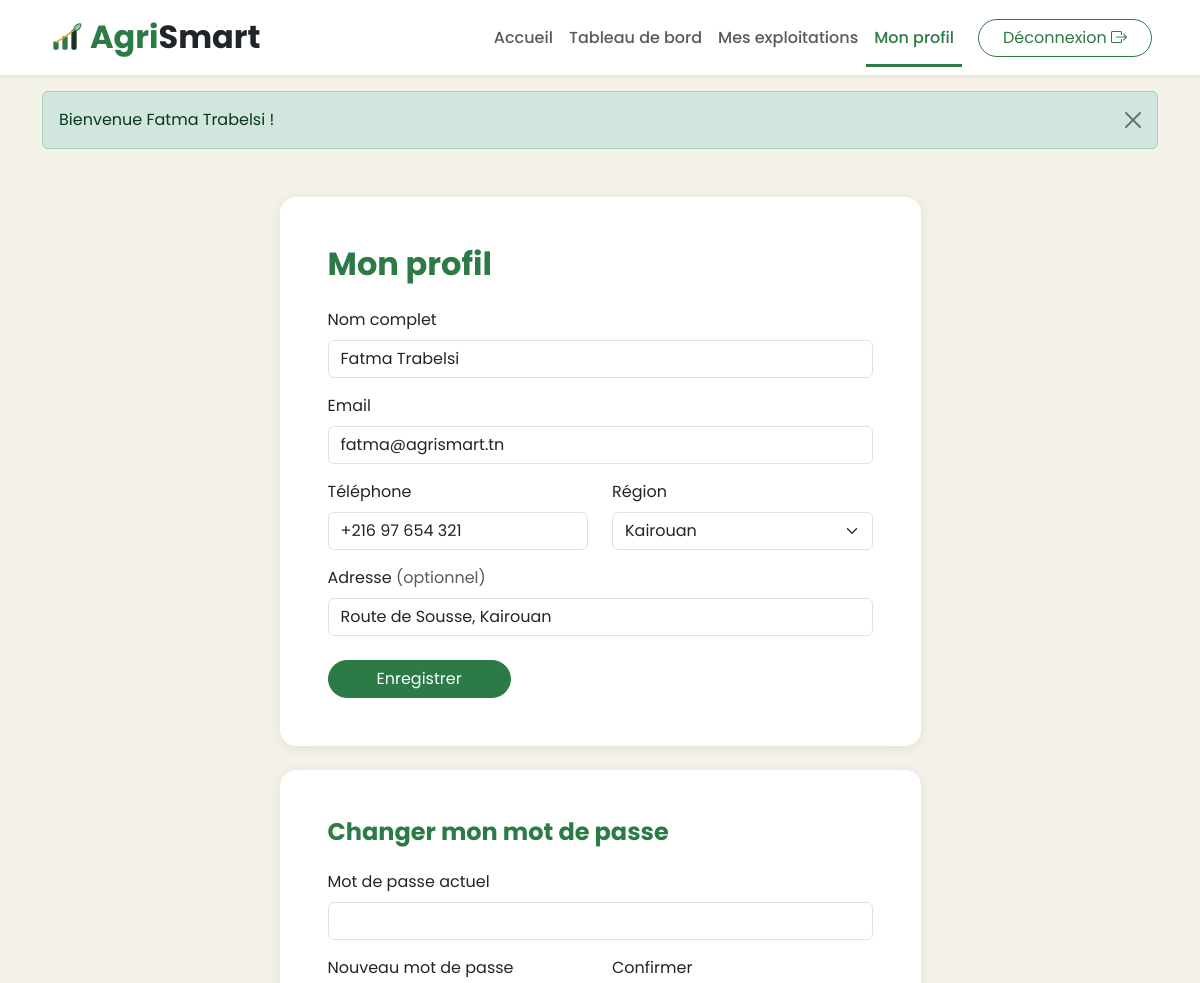
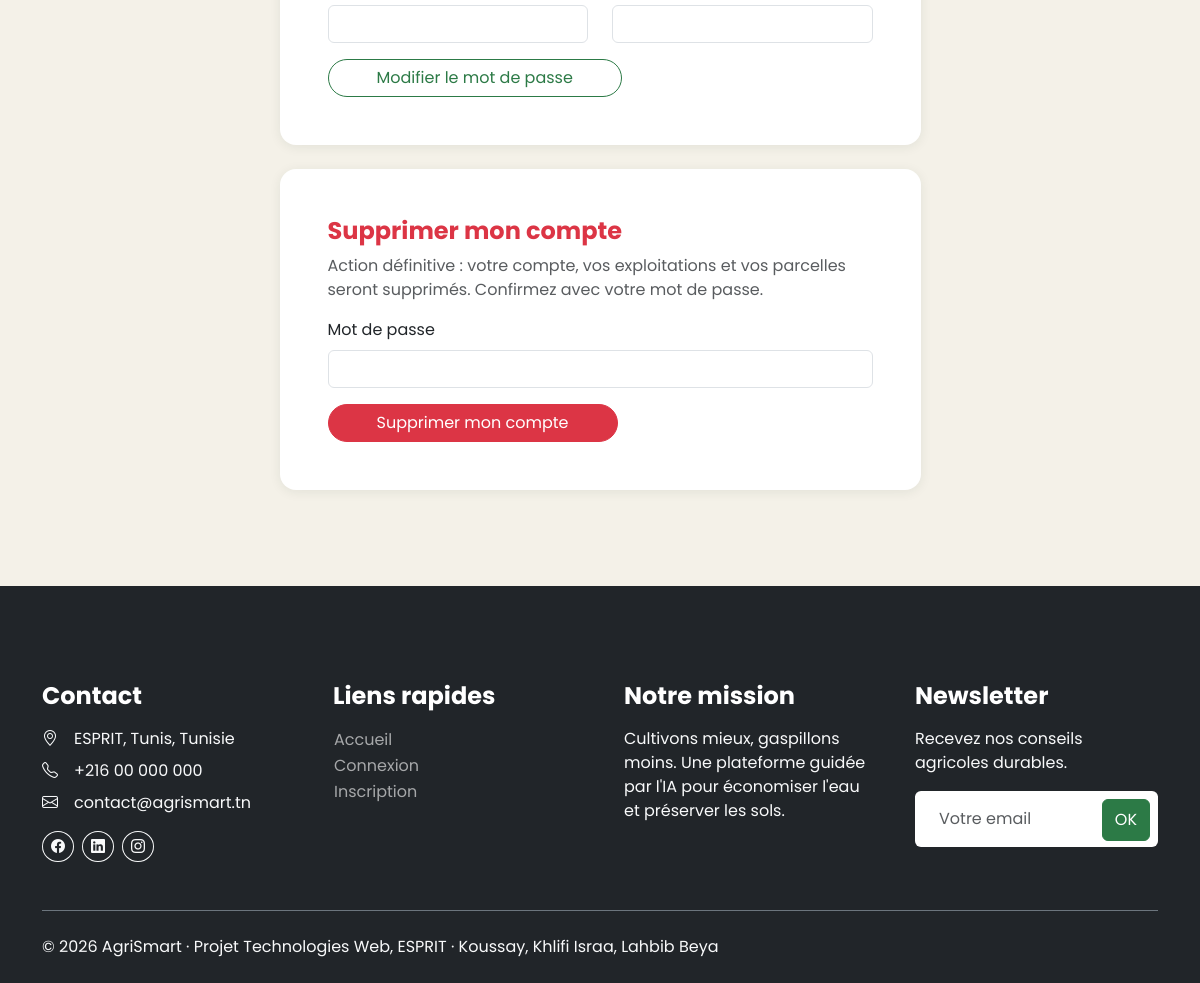
Page /frontoffice/index.php?page=profile (signed in) on the committed database (2 pictures, top to bottom).
### tables this page shows
CREATE TABLE utilisateur (
    id                 INT AUTO_INCREMENT PRIMARY KEY,
    nom                VARCHAR(100) NOT NULL,
    email              VARCHAR(150) NOT NULL UNIQUE,
    mot_de_passe       VARCHAR(255) NOT NULL,               
    role               ENUM('agriculteur','administrateur') NOT NULL DEFAULT 'agriculteur',
    telephone          VARCHAR(20)  NOT NULL DEFAULT '',
    adresse            VARCHAR(255) NOT NULL DEFAULT '',
    region             VARCHAR(60)  NOT NULL DEFAULT '',
    niveau_acces       TINYINT      NOT NULL DEFAULT 1,     
    actif              TINYINT(1)   NOT NULL DEFAULT 1,     
    derniere_connexion DATETIME NULL,
    created_at         TIMESTAMP DEFAULT CURRENT_TIMESTAMP,
    INDEX idx_role (role)
);

### frontoffice/controllers/Controller.php (called while the page is built, shortened)
<?php
abstract class Controller
{
    protected function render(string $view, array $data = []): void
    {
        extract($data, EXTR_SKIP);
        require __DIR__ . '/../views/' . $view . '.php';
    }
    protected function requireLogin(): Agriculteur
    {
        $user = users()->requireRole(Utilisateur::ROLE_AGRICULTEUR);
        return $user;
    }
}

### frontoffice/controllers/ProfileController.php (called while the page is built, shortened)
<?php
class ProfileController extends Controller
{
    public function index(): void
    {
        $user = $this->requireLogin();
        $errors = [];
        $this->show($user, $errors, [], []);
    }
    private function show(Agriculteur $user, array $errors, array $pwdErrors, array $delErrors): void
    {
        $this->render('profile', compact('user', 'errors', 'pwdErrors', 'delErrors'));
    }
}

### frontoffice/index.php (called while the page is built, shortened)
<?php
require_once __DIR__ . '/../core/helpers.php';
require_once __DIR__ . '/../controllers/UserController.php';
require_once __DIR__ . '/helpers.php';
require_once __DIR__ . '/controllers/Controller.php';
$routes = [
    'home'              => ['HomeController',         'index'],
    'login'             => ['AuthController',         'login'],
    'register'          => ['AuthController',         'register'],
    'logout'            => ['AuthController',         'logout'],
    'dashboard'         => ['DashboardController',    'index'],
    'profile'           => ['ProfileController',      'index'],
    'profile-password'  => ['ProfileController',      'password'],
    'profile-delete'    => ['ProfileController',      'delete'],
    'exploitations'     => ['ExploitationController', 'index'],
    'exploitation-form' => ['ExploitationController', 'form'],
    'exploitation-delete' => ['ExploitationController', 'delete'],
    'parcelles'         => ['ParcelleController',     'index'],
    'parcelle-form'     => ['ParcelleController',     'form'],
    'parcelle-delete'   => ['ParcelleController',     'delete'],
];
$page = (string) ($_GET['page'] ?? 'home');
[$class, $method] = $routes[$page];
(new $class())->$method();

### core/helpers.php (called while the page is built, shortened)
<?php
function e($v): string
{
    return htmlspecialchars((string) $v, ENT_QUOTES, 'UTF-8');
}
function url(string $page, array $params = []): string
{
    return 'index.php?' . http_build_query(['page' => $page] + $params);
}

### models/Utilisateur.php (called while the page is built, shortened)
<?php
class Utilisateur
{
    protected string $nom = '';
    protected string $email = '';
    public function getNom(): string { return $this->nom; }
    public function getEmail(): string { return $this->email; }
    public function setNom(string $nom): void { $this->nom = $nom; }
    public function setEmail(string $email): void { $this->email = $email; }
}

### controllers/UserController.php (called while the page is built, shortened)
<?php
require_once __DIR__ . '/../config/database.php';
class UserController
{
    private PDO $db;
    private ?Utilisateur $current = null;
    private bool $currentLoaded = false;
    public function __construct()
    {
        $this->db = Database::getConnexion();
        $this->config = require __DIR__ . '/../config/config.php';
    }
    public function currentUser(): ?Utilisateur
    {
        if (!$this->currentLoaded) {
            $this->currentLoaded = true;
            $this->current = $this->findById((int) $_SESSION['user_id']);
        }
        return $this->current;
    }
    public function requireAuth(): Utilisateur
    {
        $user = $this->currentUser();
        return $user;
    }
    public function requireRole(string $role): Utilisateur
    {
        $user = $this->requireAuth();
        return $user;
    }
    public function findById(int $id): ?Utilisateur
    {
        $stmt = $this->db->prepare('SELECT * FROM utilisateur WHERE id = :id LIMIT 1');
        $stmt->execute(['id' => $id]);
        $row = $stmt->fetch();
        return $row ? Utilisateur::fromArray($row) : null;
    }
}

### config/config.php (called while the page is built, shortened)
<?php
$config = [
    'db' => [
        'host'    => 'localhost',
        'port'    => 3306,
        'name'    => 'agrismart',
        'user'    => 'root',
        'pass'    => '',
        'charset' => 'utf8mb4',
    ],
    'debug'            => false,
    'session_lifetime' => 1800,
    'max_login_tries'  => 5,
    'lockout_minutes'  => 5,
];
$local = __DIR__ . '/config.local.php';
return $config;

### config/database.php (called while the page is built, shortened)
<?php
class Database
{
    private static ?PDO $pdo = null;
    public static function getConnexion(): PDO
    {
        if (self::$pdo === null) {
            $config = require __DIR__ . '/config.php';
            $db = $config['db'];
            $dsn = sprintf('mysql:host=%s;port=%d;dbname=%s;charset=%s', $db['host'], $db['port'], $db['name'], $db['charset']);
            try {
                self::$pdo = new PDO($dsn, $db['user'], $db['pass'], [
                    PDO::ATTR_ERRMODE            => PDO::ERRMODE_EXCEPTION,
                    PDO::ATTR_DEFAULT_FETCH_MODE => PDO::FETCH_ASSOC,
                    PDO::ATTR_EMULATE_PREPARES   => false,
                ]);
            } catch (PDOException $e) {
                error_log('AgriSmart DB: ' . $e->getMessage());
                http_response_code(500);
                die(!empty($config['debug'])
                    ? 'Erreur base de données : ' . htmlspecialchars($e->getMessage(), ENT_QUOTES, 'UTF-8')
                    : 'Service temporairement indisponible (connexion à la base de données impossible).');
            }
        }
        return self::$pdo;
    }
}

### models/Agriculteur.php (called while the page is built, shortened)
<?php
class Agriculteur extends Utilisateur
{
    private string $telephone = '';
    private string $adresse = '';
    private string $region = '';
    public function getTelephone(): string { return $this->telephone; }
    public function getAdresse(): string { return $this->adresse; }
    public function getRegion(): string { return $this->region; }
    public function setTelephone(string $telephone): void { $this->telephone = $telephone; }
    public function setAdresse(string $adresse): void { $this->adresse = $adresse; }
    public function setRegion(string $region): void { $this->region = $region; }
}

### frontoffice/views/profile.php (the view, shortened to what this page needs)
<!DOCTYPE html>
<html lang="fr">
<head>
    <?php require_once __DIR__ . '/includes/head.php'; ?>
</head>
<body>
<?php require_once __DIR__ . '/includes/navbar.php'; ?>
<section class="container py-5">
    <div class="row justify-content-center">
        <div class="col-lg-7">
            <div class="card p-4 p-md-5 mb-4">
                <h2 class="text-primary mb-4">Mon profil</h2>
                <form method="post" action="<?= url('profile') ?>" novalidate data-validate>
                    <div class="mb-3">
                        <label for="nom" class="form-label">Nom complet</label>
                        <input type="text" id="nom" name="nom" data-rules="required|min:3|max:100" value="<?= e($_POST['nom'] ?? $user->getNom()) ?>" class="form-control<?= isset($errors['nom']) ? ' is-invalid' : '' ?>">
                    </div>
                    <div class="mb-3">
                        <label for="email" class="form-label">Email</label>
                        <input type="email" id="email" name="email" data-rules="required|email" value="<?= e($_POST['email'] ?? $user->getEmail()) ?>" class="form-control<?= isset($errors['email']) ? ' is-invalid' : '' ?>">
                    </div>
                    <div class="row">
                        <div class="col-md-6 mb-3">
                            <label for="telephone" class="form-label">Téléphone</label>
                            <input type="text" id="telephone" name="telephone" data-rules="required|phone" value="<?= e($_POST['telephone'] ?? $user->getTelephone()) ?>" class="form-control<?= isset($errors['telephone']) ? ' is-invalid' : '' ?>">
                        </div>
                        <div class="col-md-6 mb-3">
                            <label for="region" class="form-label">Région</label>
                            <?php $selRegion = $_POST['region'] ?? $user->getRegion(); ?>
                            <select id="region" name="region" data-rules="required" class="form-select<?= isset($errors['region']) ? ' is-invalid' : '' ?>">
                                <?php foreach (Agriculteur::REGIONS as $r): ?>
                                    <option value="<?= e($r) ?>"<?= $selRegion === $r ? ' selected' : '' ?>><?= e($r) ?></option>
                                <?php endforeach; ?>
                            </select>
                        </div>
                    </div>
                    <div class="mb-4">
                        <label for="adresse" class="form-label">Adresse <span class="text-muted">(optionnel)</span></label>
                        <input type="text" id="adresse" name="adresse" data-rules="max:255" value="<?= e($_POST['adresse'] ?? $user->getAdresse()) ?>" class="form-control<?= isset($errors['adresse']) ? ' is-invalid' : '' ?>">
                    </div>
                    <button type="submit" class="btn btn-primary rounded-pill px-5">Enregistrer</button>
                </form>
            </div>
            <div class="card p-4 p-md-5 mb-4">
                <h4 class="text-primary mb-4">Changer mon mot de passe</h4>
                <form method="post" action="<?= url('profile-password') ?>" novalidate data-validate>
                    <div class="mb-3">
                        <label for="current_password" class="form-label">Mot de passe actuel</label>
                        <input type="password" id="current_password" name="current_password" data-rules="required" autocomplete="current-password" class="form-control<?= isset($pwdErrors['current_password']) ? ' is-invalid' : '' ?>">
                    </div>
                    <div class="row">
                        <div class="col-md-6 mb-3">
                            <label for="new_password" class="form-label">Nouveau mot de passe</label>
                            <input type="password" id="new_password" name="password" data-rules="required|password" autocomplete="new-password" class="form-control<?= isset($pwdErrors['password']) ? ' is-invalid' : '' ?>">
                        </div>
                        <div class="col-md-6 mb-3">
                            <label for="new_confirm" class="form-label">Confirmer</label>
                            <input type="password" id="new_confirm" name="confirm" data-rules="required|match:#new_password" autocomplete="new-password" class="form-control<?= isset($pwdErrors['confirm']) ? ' is-invalid' : '' ?>">
                        </div>
                    </div>
                    <button type="submit" class="btn btn-outline-primary rounded-pill px-5">Modifier le mot de passe</button>
                </form>
            </div>
            <div class="card p-4 p-md-5 border-danger">
                <h4 class="text-danger mb-2">Supprimer mon compte</h4>
                <p class="text-muted">Action définitive : votre compte, vos exploitations et vos parcelles seront supprimés. Confirmez avec votre mot de passe.</p>
                <form method="post" action="<?= url('profile-delete') ?>" class="js-confirm" data-confirm="Supprimer définitivement votre compte et toutes vos données ?" novalidate data-validate>
                    <div class="mb-3">
                        <label for="delete_password" class="form-label">Mot de passe</label>
                        <input type="password" id="delete_password" name="password" data-rules="required" autocomplete="current-password" class="form-control<?= isset($delErrors['delete_password']) ? ' is-invalid' : '' ?>">
                    </div>
                    <button type="submit" class="btn btn-danger rounded-pill px-5">Supprimer mon compte</button>
                </form>
            </div>
        </div>
    </div>
</section>
<?php require_once __DIR__ . '/includes/footer.php'; ?>
</body>
</html>

### frontoffice/css/agrismart.css (style rules this page uses)
:root { --as-leaf: #2C7A46; --as-forest: #17352A; --as-ochre: #E3A72F; --as-sand: #F4F1E8; --bs-primary: #2C7A46; --bs-primary-rgb: 44, 122, 70; --bs-link-color: #2C7A46; --bs-link-hover-color: #17352A; --bs-body-font-family: 'Poppins', system-ui, -apple-system, 'Segoe UI', sans-serif; }
body { background: var(--as-sand); color: #1f2a24; }
h1, h2, h3, h4, h5, h6 { font-weight: 700; }
.text-primary { color: var(--as-leaf) !important; }
.btn-primary { --bs-btn-bg: #2C7A46; --bs-btn-border-color: #2C7A46; --bs-btn-hover-bg: #17352A; --bs-btn-hover-border-color: #17352A; --bs-btn-active-bg: #17352A; --bs-btn-active-border-color: #17352A; }
.btn-outline-primary { --bs-btn-color: #2C7A46; --bs-btn-border-color: #2C7A46; --bs-btn-hover-bg: #2C7A46; --bs-btn-hover-border-color: #2C7A46; --bs-btn-active-bg: #2C7A46; --bs-btn-active-border-color: #2C7A46; }
.card { border: 0; border-radius: 16px; box-shadow: 0 2px 12px rgba(23, 53, 42, .08); }

### rows in the picture
utilisateur: nom "Fatma Trabelsi", email "fatma@agrismart.tn", telephone "+216 97 654 321", adresse "Route de Sousse, Kairouan"

### other values in the picture
$flash['msg'] "Bienvenue Fatma Trabelsi !"
form field region "Kairouan"
